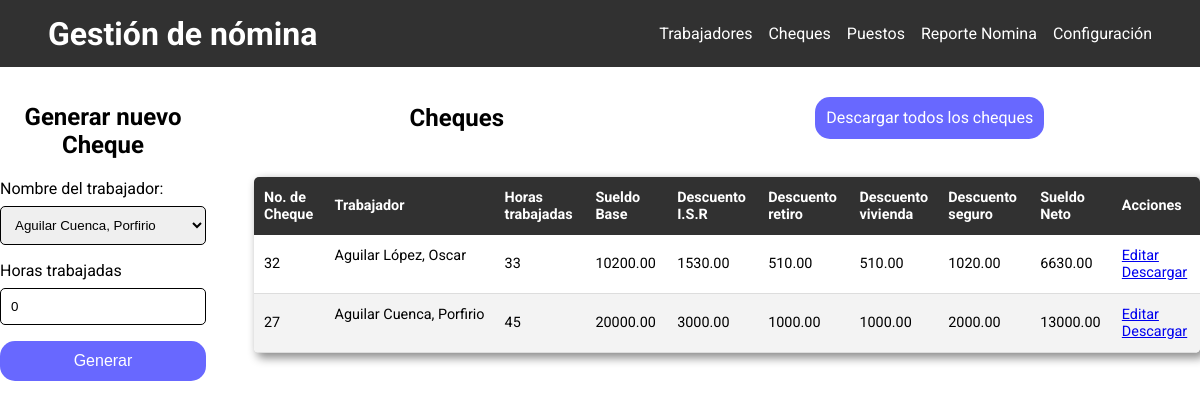
/cheque-index.php, run on the app's committed database.
### tables this page shows
CREATE TABLE IF NOT EXISTS `cheque` (
  `idCheque` INT NOT NULL AUTO_INCREMENT,
  `Trabajador_idTrabajador` INT NOT NULL,
  `hrs_normales_trabajadas` TINYINT(2) UNSIGNED NOT NULL,
  `hrs_extra_trabajadas` TINYINT(2) UNSIGNED NOT NULL,
  `sueldo_base` DECIMAL(20,2) NOT NULL,  
  `descuento_isr` DECIMAL(20,2) NOT NULL,
  `descuento_retiro` DECIMAL(20,2) NOT NULL,
  `descuento_vivienda` DECIMAL(20,2) NOT NULL,
  `descuento_seguro` DECIMAL(20,2) NOT NULL,
  `sueldo_neto` DECIMAL(20,2) NOT NULL,
  PRIMARY KEY (`idCheque`),
  KEY `fk_Nomina_Trabajador1_idx` (`Trabajador_idTrabajador`),
  CONSTRAINT `fk_Nomina_Trabajador1`
    FOREIGN KEY (`Trabajador_idTrabajador`)
    REFERENCES `trabajador` (`idTrabajador`)
    ON DELETE CASCADE
    ON UPDATE CASCADE);

CREATE TABLE IF NOT EXISTS `trabajador` (
  `idTrabajador` INT NOT NULL AUTO_INCREMENT,
  `nombre` VARCHAR(80) NOT NULL,
  `apellido_paterno` VARCHAR(80) NOT NULL,
  `apellido_materno` VARCHAR(80) NOT NULL,
  `RFC` VARCHAR(13) NOT NULL UNIQUE,
  `CURP` VARCHAR(18) NOT NULL UNIQUE,
  `domicilio` VARCHAR(255) NOT NULL,
  `celular` VARCHAR(10) NOT NULL,
  `Puesto_idPuesto` TINYINT(3) NOT NULL,
  PRIMARY KEY (`idTrabajador`),
  KEY `fk_Trabajador_Puesto_idx` (`Puesto_idPuesto`),
  CONSTRAINT `fk_Trabajador_Puesto`
    FOREIGN KEY (`Puesto_idPuesto`)
    REFERENCES `puesto` (`idPuesto`));

### includes/helpers.php (called while the page is built, shortened)
<?php
function get_trabajadores($db)
{
    $query = "SELECT * FROM trabajador ORDER BY apellido_paterno ASC";
    $result_user = mysqli_query($db, $query);
    return $result_user;
}
function get_cheques($db)
{
    $query = "SELECT * FROM trabajador,cheque
            WHERE cheque.Trabajador_idTrabajador = trabajador.idTrabajador
            ORDER BY apellido_paterno ASC";
    $result = mysqli_query($db, $query);
    return $result;
}

### cheque-index.php (the view)
<?php
include './includes/header.php';
$trabajadores = get_trabajadores($db);
$cheques = get_cheques($db);
?>
<div class="container-fluid">
  <div class="form-container">
    <h2>Generar nuevo Cheque</h2>
    <form action="generate-cheque.php" method="post" class="form">
      <label for="nombre" class="form-label">
        <span>Nombre del trabajador:</span>
        <select required name="trabajador" id="trabajador">
          <?php
          while ($row = mysqli_fetch_array($trabajadores)) :
            $name = $row['apellido_paterno'] . ' ' . $row['apellido_materno'] . ', ' . $row['nombre'];
          ?>
            <option value="<?= $row['idTrabajador'] ?>"><?= $name ?></option>
          <?php endwhile ?>
        </select>
      </label>
      <label for="horas" class="form-label">
        <span>Horas trabajadas</span>
        <input required type="number" value="0" min="1" max="80" name="horas" id="horas">
      </label>
      <button type="submit" class="btn is-primary" name="generate-cheque">Generar</button>
    </form>
  </div>
  <div class="table-container">
    <div class="container-nominas">
      <h2 class="center">Cheques</h2>
      <a href="./cheques-web.php" target="blank" class="btn is-primary">Descargar todos los cheques</a>
    </div>
    <table class="table">
      <thead>
        <tr>
          <th class="idNomina">No. de Cheque</th>
          <th>Trabajador</th>
          <th>Horas trabajadas</th>
          <th>Sueldo Base</th>
          <th>Descuento I.S.R</th>
          <th>Descuento retiro</th>
          <th class="idNomina">Descuento vivienda</th>
          <th>Descuento seguro</th>
          <th>Sueldo Neto</th>
          <th>Acciones</th>
        </tr>
      </thead>
      <tbody>
        <?php while ($row = mysqli_fetch_array($cheques)) : ?>
          <tr>
            <td><?= $row['idCheque'] ?></td>
            <td class="table-ellipsis"><?= $row['apellido_paterno'] . " " . $row['apellido_materno'] . ", " . $row['nombre'] ?></td>
            <td><?= $row['hrs_normales_trabajadas'] + $row['hrs_extra_trabajadas'] ?></td>
            <td><?= $row['sueldo_base'] ?></td>
            <td><?= $row['descuento_isr'] ?></td>
            <td><?= $row['descuento_retiro'] ?></td>
            <td><?= $row['descuento_vivienda'] ?></td>
            <td><?= $row['descuento_seguro'] ?></td>
            <td><?= $row['sueldo_neto'] ?></td>
            <td>
              <a href="edit-cheque.php?id=<?= $row['idCheque'] ?>">Editar</a>
              <a href="./cheque-web.php?id=<?= $row['idCheque'] ?>" target="blank">Descargar</a>
            </td>
          </tr>
        <?php endwhile ?>
      </tbody>
    </table>
  </div>
</div>
<?php include './includes/footer.php' ?>

### static/css/styles.css (style rules this page uses)
:root { --gray20: rgb(49, 49, 49); --gray10: #000; --green: #02b875; }
body { font-family: "Roboto", sans-serif; margin: 0; }
.btn { border-radius: 15px; border: none; color: white; font-size: 1rem; padding: 0.7rem; text-align: center; text-decoration: none; }
.btn.is-primary { background-color: rgb(104, 104, 255); }
.container-fluid { display: flex; justify-content: flex-start; gap: 1rem; }
.container-nominas { display: flex; flex-direction: row; justify-content: space-around; align-items: center; }
.form-container { margin-right: 2rem; margin-bottom: 3rem; }
.form { display: flex; flex-direction: column; gap: 1rem; }
.form label { display: flex; flex-direction: column; gap: 0.5rem; }
.form input, .form select, .form textarea { border: 1px solid black; border-radius: 5px; padding: 10px; }
.form-container h2 { text-align: center; }
.table-container { margin: 1px auto; }
.table th.idNomina { max-width: 70px; }
.table-ellipsis { max-width: 160px; display: block; white-space: nowrap; overflow: hidden; text-overflow: ellipsis; }
.table-container h2 { text-align: center; }
.table { border-collapse: collapse; margin: 25px auto; font-size: 0.9em; min-width: 400px; border-radius: 5px; overflow: hidden; box-shadow: 4px 4px 10px 1px rgba(0, 0, 0, 0.45); }
.table thead tr { background-color: var(--gray20); color: #ffffff; text-align: left; font-weight: bold; }
.table th, .table td { padding: 12px 10px; }
.table tbody tr { border-bottom: 1px solid #dddddd; }
.table tbody tr:nth-of-type(even) { background-color: #f3f3f3; }

### data on the page
cheque: idCheque "32", Trabajador_idTrabajador.apellido_paterno "Aguilar", Trabajador_idTrabajador.apellido_materno "López", Trabajador_idTrabajador.nombre "Oscar", $row['hrs_normales_trabajadas'] + $row['hrs_extra_trabajadas'] "33", sueldo_base "10200.00", descuento_isr "1530.00", descuento_retiro "510.00", descuento_vivienda "510.00", descuento_seguro "1020.00", sueldo_neto "6630.00"
cheque: idCheque "27", Trabajador_idTrabajador.apellido_paterno "Aguilar", Trabajador_idTrabajador.apellido_materno "Cuenca", Trabajador_idTrabajador.nombre "Porfirio", $row['hrs_normales_trabajadas'] + $row['hrs_extra_trabajadas'] "45", sueldo_base "20000.00", descuento_isr "3000.00", descuento_retiro "1000.00", descuento_vivienda "1000.00", descuento_seguro "2000.00", sueldo_neto "13000.00"

### other printed values
form field trabajador "Aguilar Cuenca, Porfirio"
